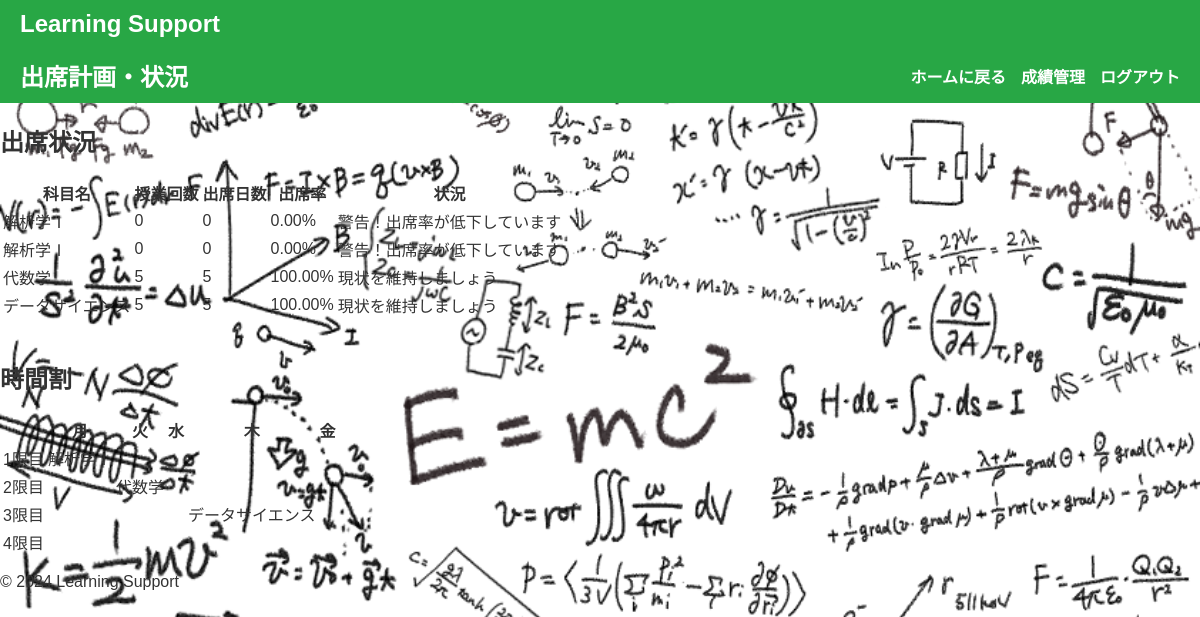
Page /core/attendance_plan/ (signed in) on the committed database.
### core/models.py (models this page shows, shortened)
class Subject(models.Model):
    SUBJECT_CLASS_CHOICES = [
        ('必修', '必修'),
        ('教養', '教養'),
        ('専門', '専門'),
    ]
    DAY_CHOICES = [
    ('月', '月曜日'),
    ('火', '火曜日'),
    ('水', '水曜日'),
    ('木', '木曜日'),
    ('金', '金曜日'),
    ]
    day_of_week = models.CharField(max_length=2, choices=DAY_CHOICES, default='月')
    subject_id = models.AutoField(primary_key=True)
    student = models.ForeignKey(Student, on_delete=models.CASCADE)
    subject_name = models.CharField(max_length=50)
    subject_class = models.CharField(max_length=10, choices=SUBJECT_CLASS_CHOICES)
    subject_score = models.IntegerField(default=1)
    subject_count = models.IntegerField(default=0)
    lesson_days = models.IntegerField(default=15)
    attend_days = models.IntegerField(default=0)
    lesson_count = models.IntegerField(default=0)
    date = models.CharField(max_length=10, default="月曜日")  # 曜日
    table = models.CharField(max_length=10, default="1限目")  # 時間割

### core/views.py (the view)
# urls.py: path('attendance_plan/', views.attendance_plan, name='attendance_plan'),
@never_cache
def attendance_plan(request):
    host = request.get_host()  # ホスト名を取得
    print(f"Attendance plan page accessed from host: {host}")  # ログにホスト名を出力
    student = Student.objects.get(user=request.user)
    subjects = Subject.objects.filter(student=student)
    attendance_data = []
    for subject in subjects:
        if subject.lesson_count == 0:
            attendance_rate = 0  # ゼロ除算を防ぐ
        else:
            attendance_rate = (subject.attend_days / subject.lesson_count) * 100
        if attendance_rate >= 70:
            status = '現状を維持しましょう'
        elif attendance_rate == 70:
            status = '少し危険です'
        else:
            status = '警告！出席率が低下しています'
        attendance_data.append({
            'subject_name': subject.subject_name,
            'lesson_count': subject.lesson_count,
            'attend_days': subject.attend_days,
            'attendance_rate': attendance_rate,
            'status': status
        })
    days = ['月曜日', '火曜日', '水曜日', '木曜日', '金曜日']
    periods = ['1限目', '2限目', '3限目', '4限目']
    timetable = {period: {day: '' for day in days} for period in periods}
    for subject in subjects:
        day = subject.date
        period = subject.table
        if day in days and period in periods:
            timetable[period][day] = subject.subject_name
    return render(request, 'core/attendance_plan.html',
                  {'attendance_data': attendance_data,
                   'timetable': timetable, 'days': days,
                   'periods': periods})

### core/templatetags/custom_filters.py (called while the page is built)
@register.filter
def dict_get(d, key):
    return d.get(key, '')

### core/templates/core/attendance_plan.html
{% extends 'base.html' %}
{% load custom_filters %}
{% block content %}
<header style="display: flex; justify-content: space-between; align-items: center; padding: 10px 20px; background-color: #28a745; color: white;">
    <h1 style="margin: 0; font-size: 1.5rem;">出席計画・状況</h1>
    <nav>
        <ul style="list-style: none; display: flex; gap: 15px; margin: 0; padding: 0;">
            <li><a href="{% url 'core:student_home' %}" style="text-decoration: none; color: white; font-weight: bold;">ホームに戻る</a></li>
            <li><a href="{% url 'core:manage_grades' %}" style="text-decoration: none; color: white; font-weight: bold;">成績管理</a></li>
            <li><a href="{% url 'core:logout' %}" style="text-decoration: none; color: white; font-weight: bold;">ログアウト</a></li>
        </ul>
    </nav>
</header>
<div class="content-container">
    <h2>出席状況</h2>
    <table class="styled-table">
        <thead>
            <tr>
                <th>科目名</th>
                <th>授業回数</th>
                <th>出席日数</th>
                <th>出席率</th>
                <th>状況</th>
            </tr>
        </thead>
        <tbody>
            {% for data in attendance_data %}
                <tr class="{% if data.status == '危険' %}danger-row{% elif data.status == '注意' %}warning-row{% endif %}">
                    <td>{{ data.subject_name }}</td>
                    <td>{{ data.lesson_count }}</td>
                    <td>{{ data.attend_days }}</td>
                    <td>{{ data.attendance_rate|floatformat:2 }}%</td>
                    <td>{{ data.status }}</td>
                </tr>
            {% endfor %}
        </tbody>
    </table>
    <h2 style="margin-top: 40px;">時間割</h2>
    <table class="styled-table">
        <thead>
            <tr>
                <th></th>
                {% for day in days %}
                    <th>{{ day|slice:":1" }}</th>
                {% endfor %}
            </tr>
        </thead>
        <tbody>
            {% for period in periods %}
                <tr>
                    <td>{{ period }}</td>
                    {% for day in days %}
                        <td>{{ timetable|dict_get:period|dict_get:day }}</td>
                    {% endfor %}
                </tr>
            {% endfor %}
        </tbody>
    </table>
</div>
{% endblock %}

### core/static/core/style.css (style rules this page uses)
body { background-image: url("/static/core/images/physics_formula.png"); background-size: cover; background-repeat: no-repeat; background-position: center; min-height: 100vh; margin: 0; font-family: sans-serif; color: #333; }

### rows in the picture
Subject: subject_name "解析学Ⅰ"
Subject: subject_name "解析学Ⅰ"
Subject: subject_name "代数学"
Subject: subject_name "データサイエンス"

### other values in the picture
{{ data.lesson_count }} "0" "0" "5" "5"
{{ data.attend_days }} "0" "0" "5" "5"
{{ data.attendance_rate|floatformat:2 }} "0.00" "0.00" "100.00" "100.00"
{{ data.status }} "警告！出席率が低下しています" "警告！出席率が低下しています" "現状を維持しましょう" "現状を維持しましょう"
{{ day|slice:":1" }} "月" "火" "水" "木" "金"
{{ period }} "1限目" "2限目" "3限目" "4限目"
{{ timetable|dict_get:period|dict_get:day }} "解析学Ⅰ" "代数学" "データサイエンス"
